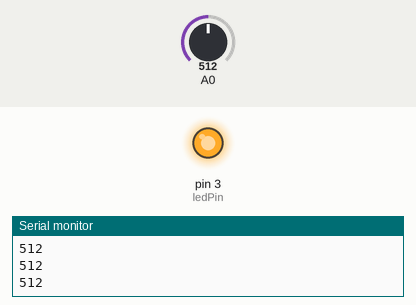
Bench run of a sketch on a simulated Arduino Uno, built with avr-gcc and run on an emulated ATmega328P. Shown: output pins drawn as LEDs (lit = HIGH), the last lines printed to the serial monitor. Inputs (shaded band) come from the test bench; at power-on: A0 = 512.

Above: at 1.2 s.
1.3 s: A0 set to 487
At 1.7 s:
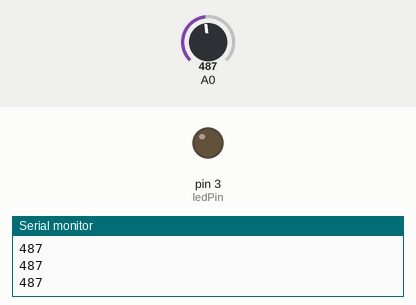
2.8 s: A0 set to 510
At 4.0 s:
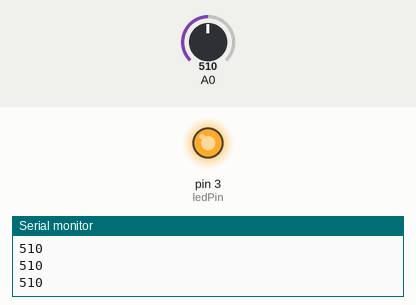
4.3 s: A0 set to 490
At 5.2 s:
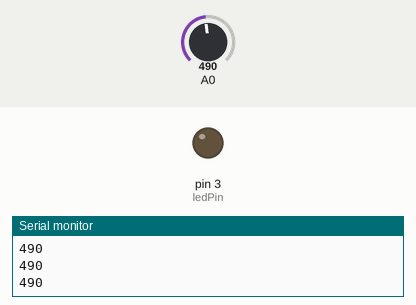
Timing chart, 0 to 7.3 s (numbered marks = the images above; inputs shaded):
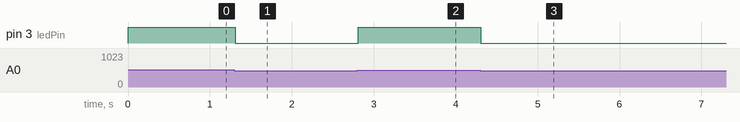

The sketch:

AnalogBlinkAboveValue.ino
```cpp
// the setup routine runs once when you press reset:
const int ledPin =  3;
void setup() {
  // initialize serial communication at 9600 bits per second:
  Serial.begin(9600);
  pinMode(ledPin, OUTPUT);
}


// the loop function runs over and over again forever
void loop() {
  // read the input on analog pin 0:
  int sensorValue = analogRead(A0);
  // print out the value you read:
  Serial.println(sensorValue);
  delay(1);        // delay in between reads for stability
  if (sensorValue > 500){
  digitalWrite(ledPin, HIGH);// turn the LED on (HIGH is the voltage level)
  }
  else {
  digitalWrite(ledPin, LOW);    // turn the LED off by making the voltage LOW
  }
 }
```

Measured:
- the behaviour switches between 501 and 500 on A0 (found by bisection; images 0 and 1)
- after the input at 1.3 s, pin 3 (ledPin): HIGH → LOW at once
- after the input at 2.8 s, pin 3 (ledPin): LOW → HIGH at once
- after the input at 4.3 s, pin 3 (ledPin): HIGH → LOW at once
